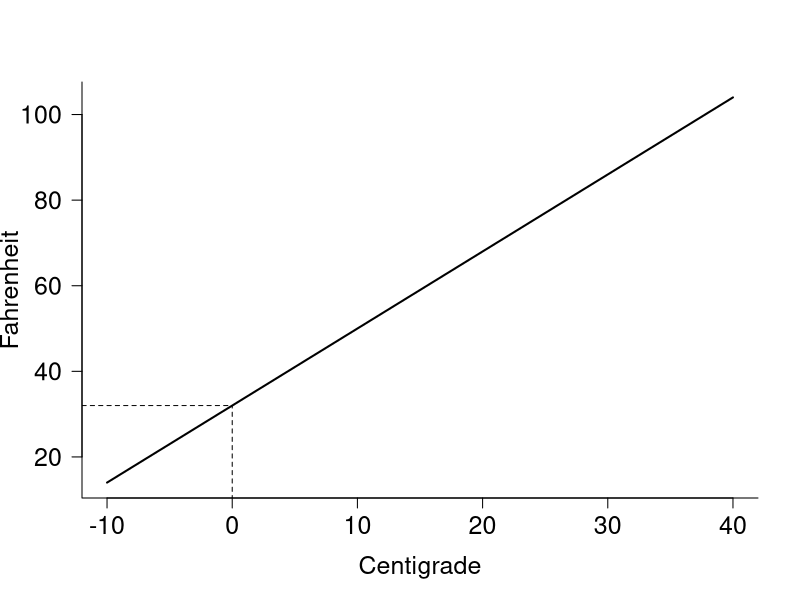
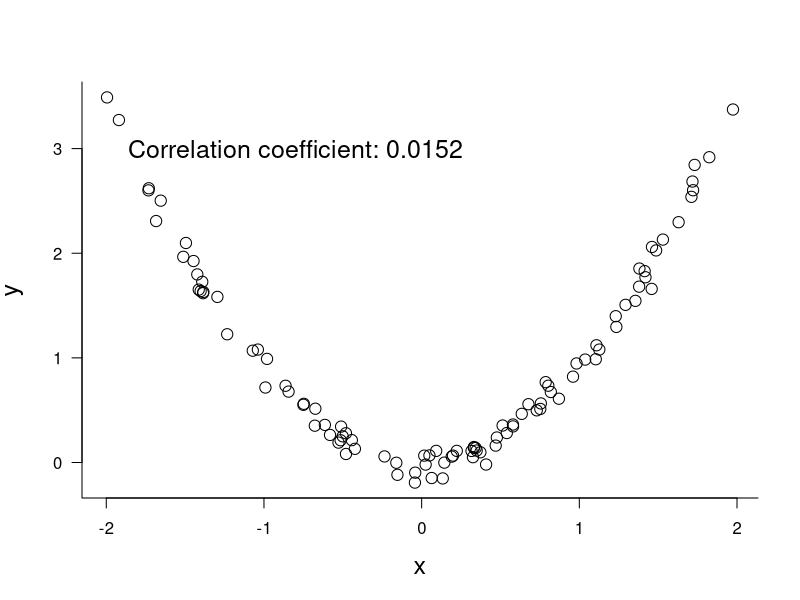

R code for these plots, in order:
## ---- chunk 1
#| fig.cap: Linear relationship between $^\circ F$ and $^\circ C$.
#| label: fig-fahrenheit
#| 
degC <- seq(-10,40,1)
degF <- degC * 9/5 + 32
plot(degC,degF,las=1,bty="l",type="l",lwd=2,
     cex.lab=1.5,
     cex.axis=1.5,
     xlab="Centigrade",
     ylab="Fahrenheit")
lines(x=c(0,0),y=c(10,32), lty="dashed")
lines(x=c(-12,0),y=c(32,32),lty="dashed")
## ---- chunk 2
#| fig.cap: Strong nonlinear relationship with small (linear) correlation coefficient.
#| label: fig-corr-nonlin
#| 
set.seed(234)
x <- runif(100,min=-2,max=2)
y <- 0.9 * x^2 + rnorm(100,0,0.1)
r <- cor(x,y)

plot(x,y,las=1,bty="l",
     cex=1.5,
     cex.lab=1.5)
text(x=-0.8,y=3,labels=paste("Correlation coefficient:",round(r,4)),cex=1.5)
